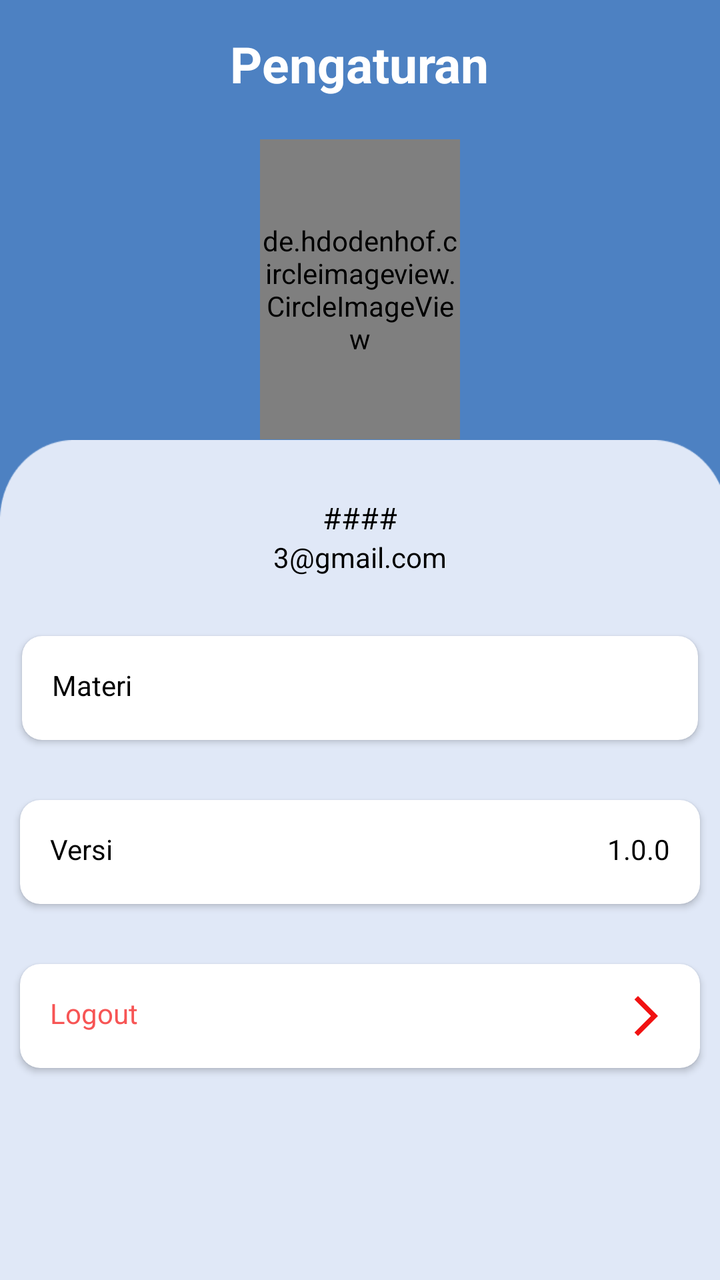
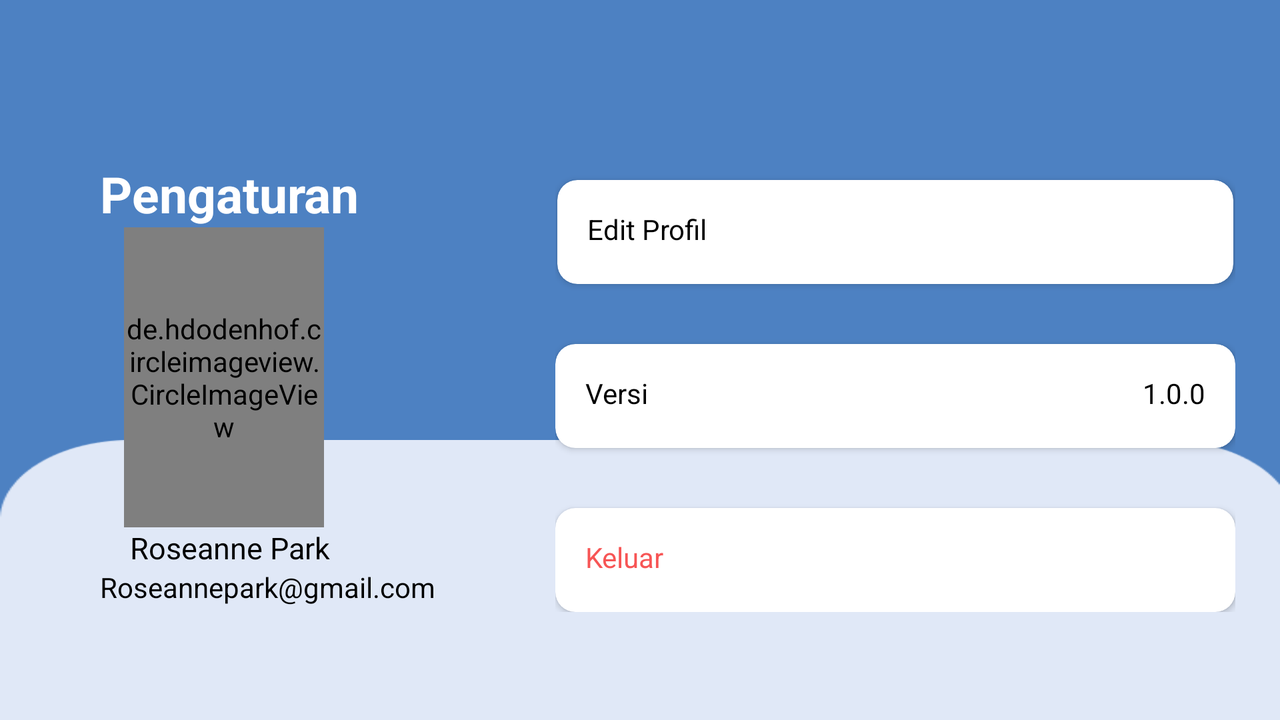

Two renders of one Android screen. The first uses the default layout on a phone; the second uses the alternative layout the repository ships for a different screen configuration, on a matching device. The two XML files are below.
<!-- AndroidManifest.xml: application theme Theme.Kelompok4 -->
<!-- res/layout/fragment_settings.xml -->
<?xml version="1.0" encoding="utf-8"?>
<FrameLayout xmlns:android="http://schemas.android.com/apk/res/android"
    xmlns:tools="http://schemas.android.com/tools"
    android:layout_width="match_parent"
    android:layout_height="match_parent"
    xmlns:app="http://schemas.android.com/apk/res-auto"
    tools:context=".SettingsFragment"
    android:background="@color/birunabung">
    <View
        android:id="@+id/rectangle_1"
        android:layout_width="match_parent"
        android:layout_height="467dp"
        android:layout_marginTop="220dp"
        android:background="@drawable/img"
        />
    <LinearLayout
        android:layout_width="match_parent"
        android:layout_height="match_parent"
        android:orientation="vertical">
        
        <TextView
            android:layout_marginTop="15dp"
            android:layout_width="wrap_content"
            android:layout_height="wrap_content"
            android:text="Pengaturan"
            android:textSize="25dp"
            android:textStyle="bold"
            android:layout_gravity="center"
            android:textColor="@color/white"/>
        <de.hdodenhof.circleimageview.CircleImageView
            android:layout_gravity="center"
            android:layout_width="100dp"
            android:layout_height="150dp"
            android:layout_marginTop="21dp"
            android:src="@drawable/rose"/>

        <TextView
            android:id="@+id/namaSetting"
            android:layout_width="wrap_content"
            android:layout_height="wrap_content"
            android:layout_gravity="center"
            android:layout_marginTop="29dp"
            android:text="####"
            android:textColor="@color/black"
            android:textSize="15dp"
            tools:ignore="TextSizeCheck" />

        <TextView
            android:id="@+id/emailSetting"
            android:layout_width="wrap_content"
            android:layout_height="wrap_content"
            android:layout_gravity="center"
            android:text="3@gmail.com"
            android:textColor="@color/black"
            android:textSize="14dp"
            tools:ignore="TextSizeCheck" />

        <androidx.cardview.widget.CardView
            app:cardCornerRadius="10dp"
            android:layout_width="338dp"
            android:layout_height="52dp"
            android:layout_gravity="center"
            android:padding="25dp"
            android:layout_marginTop="30dp">

            <TextView
                android:layout_width="match_parent"
                android:layout_height="match_parent"
                android:drawableEnd="@drawable/baseline_arrow_forward_ios_24"
                android:padding="15dp"
                android:text="Materi"
                android:textColor="@color/black"/>

        </androidx.cardview.widget.CardView>

        <androidx.cardview.widget.CardView
            android:layout_width="340dp"
            android:layout_height="52dp"
            android:layout_gravity="center"
            android:padding="20dp"
            android:layout_marginTop="30dp"
            app:cardCornerRadius="10dp"
            android:textColor="@color/black">

            <TextView
                android:layout_width="wrap_content"
                android:layout_height="wrap_content"
                android:padding="15dp"
                android:text="Versi"
                android:textColor="@color/black"/>
            <TextView
                android:layout_width="match_parent"
                android:layout_height="match_parent"
                android:padding="15dp"
                android:gravity="end"
                android:text="1.0.0"
                android:textColor="@color/black"/>
        </androidx.cardview.widget.CardView>
        <androidx.cardview.widget.CardView
            app:cardCornerRadius="10dp"
            android:layout_width="340dp"
            android:layout_height="52dp"
            android:layout_gravity="center"
            android:padding="20dp"
            android:layout_marginTop="30dp"
            android:id="@+id/btnLogout"
            >

            <TextView
                android:layout_width="match_parent"
                android:layout_height="match_parent"
                android:drawableEnd="@drawable/arrow_red"
                android:padding="15dp"
                android:textColor="#F75555"
                android:text="Logout" />

        </androidx.cardview.widget.CardView>
    </LinearLayout>
</FrameLayout>
<!-- resources referenced by this layout -->
<resources>
  <color name="birunabung">#4D81C2</color>
  <color name="black">#FF000000</color>
  <color name="white">#FFFFFFFF</color>
  <!-- drawable arrow_red (drawable) -->
  <vector android:autoMirrored="true" android:height="24dp"
      android:tint="#F11212" android:viewportHeight="24"
      android:viewportWidth="24" android:width="24dp" xmlns:android="http://schemas.android.com/apk/res/android">
      <path android:fillColor="@android:color/white" android:pathData="M6.23,20.23l1.77,1.77l10,-10l-10,-10l-1.77,1.77l8.23,8.23z"/>
  </vector>
  <!-- drawable img: png bitmap (drawable, 5525 bytes) -->
  <!-- drawable rose: jpeg bitmap (drawable, 33775 bytes) -->
  <style name="Theme.Kelompok4" parent="Base.Theme.Kelompok4" />
  <style name="Base.Theme.Kelompok4" parent="Theme.MaterialComponents.DayNight.NoActionBar">
          
           <item name="colorPrimary">@color/birunabung</item>
      </style>
</resources>
<!-- res/layout-land/fragment_settings.xml (the author's variant of the layout above) -->
<!-- drawn on the phone turned sideways -->
<?xml version="1.0" encoding="utf-8"?>
<FrameLayout xmlns:android="http://schemas.android.com/apk/res/android"
    xmlns:tools="http://schemas.android.com/tools"
    android:layout_width="match_parent"
    android:layout_height="match_parent"
    xmlns:app="http://schemas.android.com/apk/res-auto"
    tools:context=".SettingsFragment"
    android:background="@color/birunabung">
    <View
        android:id="@+id/rectangle_1"
        android:layout_width="match_parent"
        android:layout_height="467dp"
        android:layout_marginTop="220dp"
        android:background="@drawable/img"
        />
        <LinearLayout
            android:layout_width="match_parent"
            android:layout_height="match_parent"
            android:orientation="horizontal"
            android:padding="20dp">
            
            <LinearLayout
                android:layout_width="wrap_content"
                android:layout_height="wrap_content"
                android:orientation="vertical"
                android:layout_marginStart="30dp"
                android:layout_marginTop="60dp">
                <TextView
                    android:layout_width="wrap_content"
                    android:layout_height="wrap_content"
                    android:text="Pengaturan"
                    android:textSize="25dp"
                    android:textStyle="bold"
                    android:textColor="@color/white"/>
                <de.hdodenhof.circleimageview.CircleImageView
                    android:layout_width="100dp"
                    android:layout_marginStart="12dp"
                    android:layout_height="150dp"
                    android:src="@drawable/rose"/>

                <TextView
                    android:id="@+id/nama"
                    android:layout_width="wrap_content"
                    android:layout_height="wrap_content"
                    android:text="Roseanne Park"
                    android:textColor="@color/black"
                    android:textSize="15dp"
                    android:layout_marginStart="15dp"
                    tools:ignore="TextSizeCheck" />

                <TextView
                    android:id="@+id/email"
                    android:layout_width="wrap_content"
                    android:layout_height="wrap_content"
                    android:text="Roseannepark@gmail.com"
                    android:textColor="@color/black"
                    android:textSize="14dp"
                    tools:ignore="TextSizeCheck" />
            </LinearLayout>
            <LinearLayout
                android:layout_width="wrap_content"
                android:layout_height="wrap_content"
                android:orientation="vertical"
                android:layout_marginTop="40dp"
                android:layout_marginStart="60dp">
                <androidx.cardview.widget.CardView
                    app:cardCornerRadius="10dp"
                    android:layout_width="338dp"
                    android:layout_height="52dp"
                    android:layout_gravity="center"
                    android:padding="25dp"
                    android:layout_marginTop="30dp">
                    <TextView
                        android:layout_width="match_parent"
                        android:layout_height="match_parent"
                        android:drawableEnd="@drawable/baseline_arrow_forward_ios_24"
                        android:padding="15dp"
                        android:textColor="@color/black"
                        android:text="Edit Profil" />


                </androidx.cardview.widget.CardView>

                <androidx.cardview.widget.CardView
                    android:layout_width="340dp"
                    android:layout_height="52dp"
                    android:layout_gravity="center"
                    android:padding="20dp"
                    android:layout_marginTop="30dp"
                    app:cardCornerRadius="10dp"
                    android:textColor="@color/black">

                    <TextView
                        android:layout_width="wrap_content"
                        android:layout_height="wrap_content"
                        android:padding="15dp"
                        android:text="Versi"
                        android:textColor="@color/black"/>
                    <TextView
                        android:layout_width="match_parent"
                        android:layout_height="match_parent"
                        android:padding="15dp"
                        android:gravity="end"
                        android:text="1.0.0"
                        android:textColor="@color/black"/>
                </androidx.cardview.widget.CardView>
                <androidx.cardview.widget.CardView
                    app:cardCornerRadius="10dp"
                    android:layout_width="340dp"
                    android:layout_height="52dp"
                    android:layout_gravity="center"
                    android:padding="20dp"
                    android:layout_marginTop="30dp"
                    >

                    <TextView
                        android:layout_width="match_parent"
                        android:layout_height="match_parent"
                        android:drawableEnd="@drawable/baseline_arrow_forward_ios_24"
                        android:padding="15dp"
                        android:textColor="#F75555"
                        android:text="Keluar" />

                </androidx.cardview.widget.CardView>

            </LinearLayout>
        </LinearLayout>

</FrameLayout>
<!-- resources referenced by the variant -->
<!-- as the phone turned sideways resolves them -->
<resources>
  <color name="birunabung">#4D81C2</color>
  <color name="black">#FF000000</color>
  <color name="white">#FFFFFFFF</color>
  <!-- drawable img: png bitmap (drawable, 5525 bytes) -->
  <!-- drawable rose: jpeg bitmap (drawable, 33775 bytes) -->
  <style name="Theme.Kelompok4" parent="Base.Theme.Kelompok4" />
  <style name="Base.Theme.Kelompok4" parent="Theme.MaterialComponents.DayNight.NoActionBar">
          
           <item name="colorPrimary">@color/birunabung</item>
      </style>
</resources>
